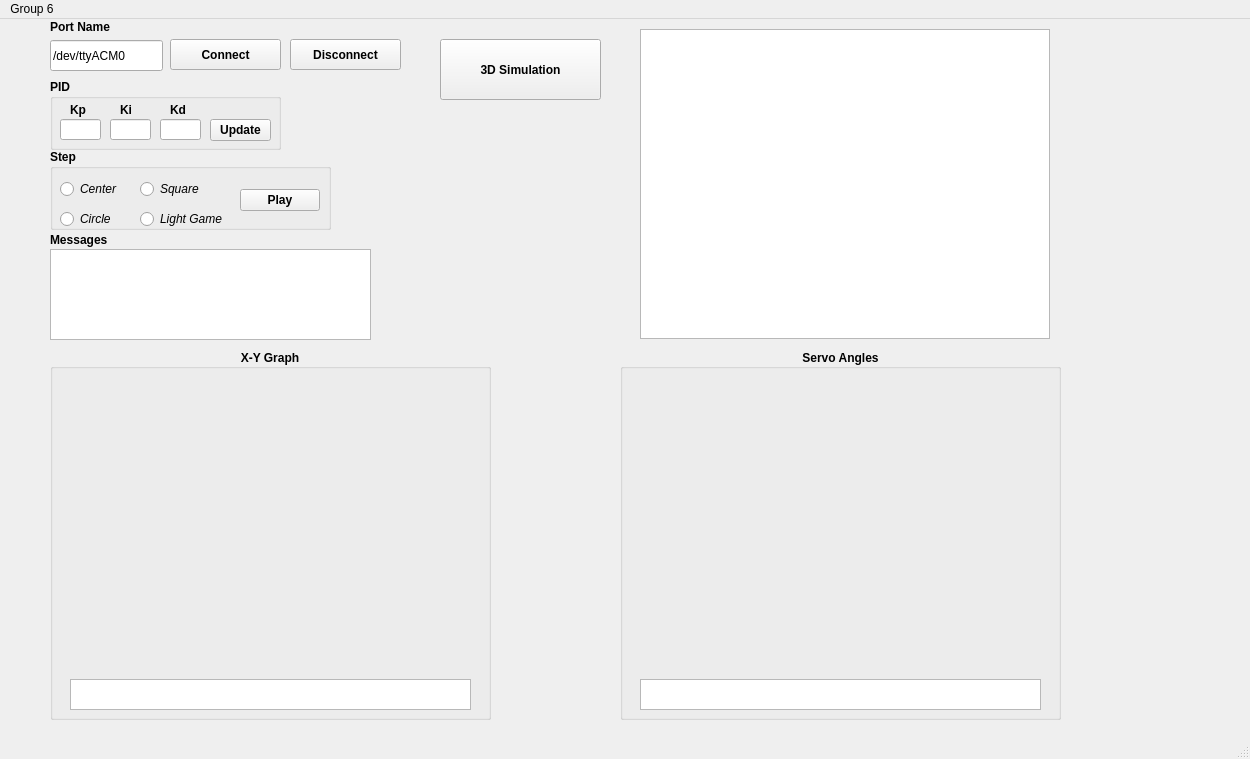
<?xml version="1.0" encoding="UTF-8"?>
<ui version="4.0">
 <class>MainWindow</class>
 <widget class="QMainWindow" name="MainWindow">
  <property name="geometry">
   <rect>
    <x>0</x>
    <y>0</y>
    <width>1250</width>
    <height>759</height>
   </rect>
  </property>
  <property name="font">
   <font>
    <weight>50</weight>
    <bold>false</bold>
   </font>
  </property>
  <property name="windowTitle">
   <string>MainWindow</string>
  </property>
  <widget class="QWidget" name="centralwidget">
   <widget class="QGroupBox" name="groupServoAngles">
    <property name="geometry">
     <rect>
      <x>620</x>
      <y>330</y>
      <width>441</width>
      <height>371</height>
     </rect>
    </property>
    <property name="font">
     <font>
      <weight>75</weight>
      <bold>true</bold>
     </font>
    </property>
    <property name="title">
     <string>Servo Angles</string>
    </property>
    <property name="alignment">
     <set>Qt::AlignCenter</set>
    </property>
    <widget class="QCustomPlot" name="plotServo" native="true">
     <property name="geometry">
      <rect>
       <x>20</x>
       <y>20</y>
       <width>400</width>
       <height>300</height>
      </rect>
     </property>
     <property name="sizePolicy">
      <sizepolicy hsizetype="Preferred" vsizetype="MinimumExpanding">
       <horstretch>0</horstretch>
       <verstretch>0</verstretch>
      </sizepolicy>
     </property>
    </widget>
    <widget class="QTextBrowser" name="textBPlotServo">
     <property name="geometry">
      <rect>
       <x>20</x>
       <y>330</y>
       <width>401</width>
       <height>31</height>
      </rect>
     </property>
    </widget>
   </widget>
   <widget class="QGroupBox" name="groupXYCoords">
    <property name="geometry">
     <rect>
      <x>50</x>
      <y>330</y>
      <width>441</width>
      <height>371</height>
     </rect>
    </property>
    <property name="font">
     <font>
      <weight>75</weight>
      <bold>true</bold>
     </font>
    </property>
    <property name="title">
     <string>X-Y Graph</string>
    </property>
    <property name="alignment">
     <set>Qt::AlignCenter</set>
    </property>
    <widget class="QCustomPlot" name="plotXY" native="true">
     <property name="geometry">
      <rect>
       <x>20</x>
       <y>20</y>
       <width>400</width>
       <height>300</height>
      </rect>
     </property>
     <property name="sizePolicy">
      <sizepolicy hsizetype="Preferred" vsizetype="MinimumExpanding">
       <horstretch>0</horstretch>
       <verstretch>0</verstretch>
      </sizepolicy>
     </property>
    </widget>
    <widget class="QTextBrowser" name="textBPlotXY">
     <property name="geometry">
      <rect>
       <x>20</x>
       <y>330</y>
       <width>401</width>
       <height>31</height>
      </rect>
     </property>
    </widget>
   </widget>
   <widget class="QPushButton" name="btnConnPlate">
    <property name="geometry">
     <rect>
      <x>170</x>
      <y>20</y>
      <width>111</width>
      <height>31</height>
     </rect>
    </property>
    <property name="font">
     <font>
      <weight>75</weight>
      <bold>true</bold>
     </font>
    </property>
    <property name="text">
     <string>Connect</string>
    </property>
   </widget>
   <widget class="QPushButton" name="btnOpen3D">
    <property name="geometry">
     <rect>
      <x>440</x>
      <y>20</y>
      <width>161</width>
      <height>61</height>
     </rect>
    </property>
    <property name="font">
     <font>
      <weight>75</weight>
      <bold>true</bold>
     </font>
    </property>
    <property name="text">
     <string>3D Simulation</string>
    </property>
   </widget>
   <widget class="QTextBrowser" name="textBMsg">
    <property name="geometry">
     <rect>
      <x>50</x>
      <y>230</y>
      <width>321</width>
      <height>91</height>
     </rect>
    </property>
    <property name="html">
     <string>&lt;!DOCTYPE HTML PUBLIC &quot;-//W3C//DTD HTML 4.0//EN&quot; &quot;http://www.w3.org/TR/REC-html40/strict.dtd&quot;&gt;
&lt;html&gt;&lt;head&gt;&lt;meta name=&quot;qrichtext&quot; content=&quot;1&quot; /&gt;&lt;style type=&quot;text/css&quot;&gt;
p, li { white-space: pre-wrap; }
&lt;/style&gt;&lt;/head&gt;&lt;body style=&quot; font-family:'Sans Serif'; font-size:9pt; font-weight:400; font-style:normal;&quot;&gt;
&lt;p style=&quot;-qt-paragraph-type:empty; margin-top:0px; margin-bottom:0px; margin-left:0px; margin-right:0px; -qt-block-indent:0; text-indent:0px;&quot;&gt;&lt;br /&gt;&lt;/p&gt;
&lt;p style=&quot;-qt-paragraph-type:empty; margin-top:0px; margin-bottom:0px; margin-left:0px; margin-right:0px; -qt-block-indent:0; text-indent:0px;&quot;&gt;&lt;br /&gt;&lt;/p&gt;&lt;/body&gt;&lt;/html&gt;</string>
    </property>
   </widget>
   <widget class="QLineEdit" name="inputPortName">
    <property name="geometry">
     <rect>
      <x>50</x>
      <y>21</y>
      <width>113</width>
      <height>31</height>
     </rect>
    </property>
    <property name="text">
     <string>/dev/ttyACM0</string>
    </property>
   </widget>
   <widget class="QLabel" name="lblPortName">
    <property name="geometry">
     <rect>
      <x>50</x>
      <y>0</y>
      <width>81</width>
      <height>16</height>
     </rect>
    </property>
    <property name="font">
     <font>
      <weight>75</weight>
      <bold>true</bold>
     </font>
    </property>
    <property name="text">
     <string>Port Name</string>
    </property>
   </widget>
   <widget class="QPushButton" name="btnDisconnect">
    <property name="geometry">
     <rect>
      <x>290</x>
      <y>20</y>
      <width>111</width>
      <height>31</height>
     </rect>
    </property>
    <property name="font">
     <font>
      <weight>75</weight>
      <bold>true</bold>
     </font>
    </property>
    <property name="text">
     <string>Disconnect</string>
    </property>
   </widget>
   <widget class="QLabel" name="gtuLogo">
    <property name="geometry">
     <rect>
      <x>410</x>
      <y>190</y>
      <width>201</width>
      <height>111</height>
     </rect>
    </property>
    <property name="text">
     <string/>
    </property>
   </widget>
   <widget class="QGraphicsView" name="graphicsView">
    <property name="geometry">
     <rect>
      <x>640</x>
      <y>10</y>
      <width>410</width>
      <height>310</height>
     </rect>
    </property>
   </widget>
   <widget class="QLabel" name="label">
    <property name="geometry">
     <rect>
      <x>50</x>
      <y>210</y>
      <width>71</width>
      <height>21</height>
     </rect>
    </property>
    <property name="font">
     <font>
      <weight>75</weight>
      <bold>true</bold>
     </font>
    </property>
    <property name="text">
     <string>Messages</string>
    </property>
   </widget>
   <widget class="QGroupBox" name="groupBox">
    <property name="geometry">
     <rect>
      <x>50</x>
      <y>130</y>
      <width>281</width>
      <height>81</height>
     </rect>
    </property>
    <property name="font">
     <font>
      <weight>75</weight>
      <bold>true</bold>
     </font>
    </property>
    <property name="title">
     <string>Step</string>
    </property>
    <widget class="QRadioButton" name="rBCenter">
     <property name="geometry">
      <rect>
       <x>10</x>
       <y>30</y>
       <width>101</width>
       <height>20</height>
      </rect>
     </property>
     <property name="font">
      <font>
       <weight>50</weight>
       <italic>true</italic>
       <bold>false</bold>
      </font>
     </property>
     <property name="text">
      <string>Center</string>
     </property>
    </widget>
    <widget class="QRadioButton" name="rBSquare">
     <property name="geometry">
      <rect>
       <x>90</x>
       <y>30</y>
       <width>101</width>
       <height>20</height>
      </rect>
     </property>
     <property name="font">
      <font>
       <weight>50</weight>
       <italic>true</italic>
       <bold>false</bold>
      </font>
     </property>
     <property name="text">
      <string>Square</string>
     </property>
    </widget>
    <widget class="QRadioButton" name="rBCircle">
     <property name="geometry">
      <rect>
       <x>10</x>
       <y>60</y>
       <width>101</width>
       <height>20</height>
      </rect>
     </property>
     <property name="font">
      <font>
       <weight>50</weight>
       <italic>true</italic>
       <bold>false</bold>
      </font>
     </property>
     <property name="text">
      <string>Circle</string>
     </property>
    </widget>
    <widget class="QRadioButton" name="rBLightGame">
     <property name="geometry">
      <rect>
       <x>90</x>
       <y>60</y>
       <width>100</width>
       <height>20</height>
      </rect>
     </property>
     <property name="font">
      <font>
       <weight>50</weight>
       <italic>true</italic>
       <bold>false</bold>
      </font>
     </property>
     <property name="text">
      <string>Light Game</string>
     </property>
    </widget>
    <widget class="QPushButton" name="btnPlayGame">
     <property name="geometry">
      <rect>
       <x>190</x>
       <y>40</y>
       <width>80</width>
       <height>22</height>
      </rect>
     </property>
     <property name="font">
      <font>
       <weight>75</weight>
       <bold>true</bold>
      </font>
     </property>
     <property name="text">
      <string>Play</string>
     </property>
    </widget>
   </widget>
   <widget class="QGroupBox" name="groupBox_2">
    <property name="geometry">
     <rect>
      <x>50</x>
      <y>60</y>
      <width>231</width>
      <height>71</height>
     </rect>
    </property>
    <property name="font">
     <font>
      <weight>75</weight>
      <bold>true</bold>
     </font>
    </property>
    <property name="title">
     <string>PID</string>
    </property>
    <widget class="QLineEdit" name="kpLineEdit">
     <property name="geometry">
      <rect>
       <x>10</x>
       <y>40</y>
       <width>41</width>
       <height>21</height>
      </rect>
     </property>
    </widget>
    <widget class="QLabel" name="kpLabel">
     <property name="geometry">
      <rect>
       <x>20</x>
       <y>20</y>
       <width>21</width>
       <height>21</height>
      </rect>
     </property>
     <property name="font">
      <font>
       <weight>75</weight>
       <bold>true</bold>
      </font>
     </property>
     <property name="text">
      <string>Kp</string>
     </property>
    </widget>
    <widget class="QLabel" name="kiLabel">
     <property name="geometry">
      <rect>
       <x>70</x>
       <y>20</y>
       <width>21</width>
       <height>21</height>
      </rect>
     </property>
     <property name="font">
      <font>
       <weight>75</weight>
       <bold>true</bold>
      </font>
     </property>
     <property name="text">
      <string>Ki</string>
     </property>
    </widget>
    <widget class="QLineEdit" name="kiLineEdit">
     <property name="geometry">
      <rect>
       <x>60</x>
       <y>40</y>
       <width>41</width>
       <height>21</height>
      </rect>
     </property>
    </widget>
    <widget class="QLabel" name="kdLabel">
     <property name="geometry">
      <rect>
       <x>120</x>
       <y>20</y>
       <width>21</width>
       <height>21</height>
      </rect>
     </property>
     <property name="font">
      <font>
       <weight>75</weight>
       <bold>true</bold>
      </font>
     </property>
     <property name="text">
      <string>Kd</string>
     </property>
    </widget>
    <widget class="QLineEdit" name="kdLineEdit">
     <property name="geometry">
      <rect>
       <x>110</x>
       <y>40</y>
       <width>41</width>
       <height>21</height>
      </rect>
     </property>
    </widget>
    <widget class="QPushButton" name="btnUpPID">
     <property name="geometry">
      <rect>
       <x>160</x>
       <y>40</y>
       <width>61</width>
       <height>22</height>
      </rect>
     </property>
     <property name="font">
      <font>
       <weight>75</weight>
       <bold>true</bold>
      </font>
     </property>
     <property name="text">
      <string>Update</string>
     </property>
    </widget>
   </widget>
  </widget>
  <widget class="QMenuBar" name="menubar">
   <property name="geometry">
    <rect>
     <x>0</x>
     <y>0</y>
     <width>1250</width>
     <height>19</height>
    </rect>
   </property>
   <widget class="QMenu" name="menuCSE395">
    <property name="title">
     <string>Group 6</string>
    </property>
   </widget>
   <addaction name="menuCSE395"/>
  </widget>
  <widget class="QStatusBar" name="statusbar"/>
 </widget>
 <customwidgets>
  <customwidget>
   <class>QCustomPlot</class>
   <extends>QWidget</extends>
   <header>qcustomplot.h</header>
   <container>1</container>
  </customwidget>
 </customwidgets>
 <resources/>
 <connections/>
</ui>
